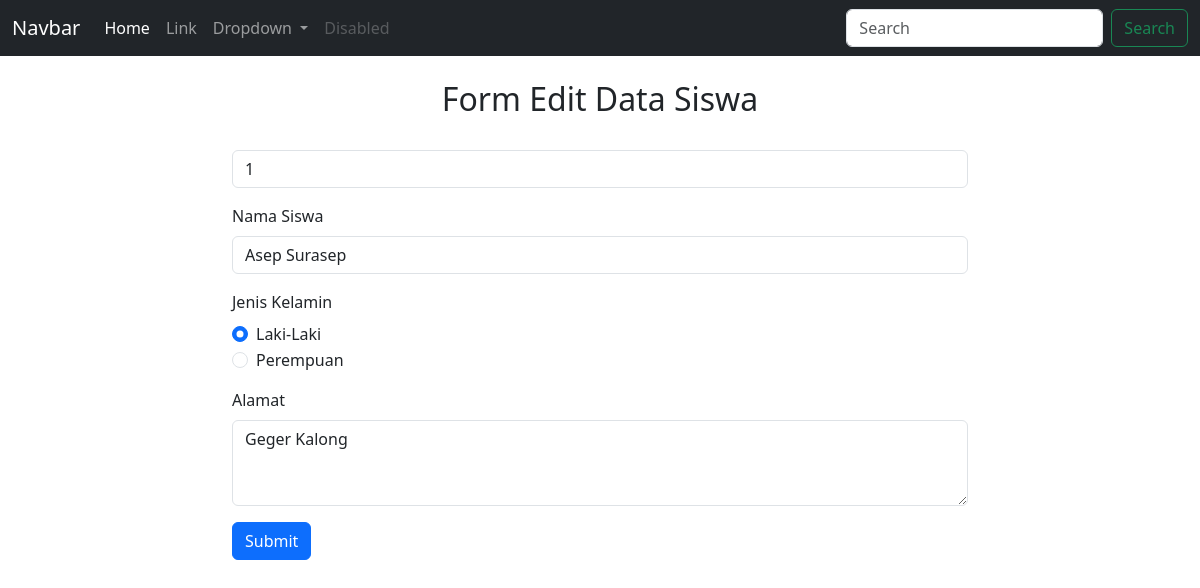
/views/form_edit.php?id_siswa=1&aksi=edit, run on the app's committed database.
### tables this page shows
CREATE TABLE `siswa` (
  `id_siswa` int(11) NOT NULL,
  `nama_siswa` varchar(250) NOT NULL,
  `jk_siswa` varchar(10) NOT NULL,
  `alamat_siswa` varchar(250) NOT NULL
);

### controllers/c_koneksi.php (called while the page is built, shortened)
<?php
class database
{
	private $host = "localhost";
	private $uname = "root";
	private $pass = "";
	private $db = "coba_oop";
	function __construct()
	{
		$this->koneksi = mysqli_connect($this->host, $this->uname, $this->pass);
		mysqli_select_db($this->koneksi, $this->db);
		if ($this->koneksi) {
			return $this->koneksi;
		} else {
			echo "Koneksi database mysql dan php GAGAL !";
		}
	}
}

### models/m_siswa.php (called while the page is built, shortened)
<?php
include_once '../controllers/c_koneksi.php';
class siswa
{
	function tampil_data_id($id)
	{
		$conn = new database();
		$query = mysqli_query($conn->koneksi, "SELECT * FROM siswa WHERE id_siswa = $id");
		while ($row = mysqli_fetch_object($query)) {
			$hasil[] = $row;
		}
		return $hasil;
	}
}

### views/form_edit.php (the view, shortened to what this page needs)
<?php
include_once '../models/m_siswa.php';
$siswa = new siswa();
?>
<!DOCTYPE html>
<html lang="en">
<head>
    <link href="https://cdn.jsdelivr.net/npm/bootstrap@5.3.3/dist/css/bootstrap.min.css" rel="stylesheet">
</head>
<body>
    <nav class="navbar navbar-expand-lg navbar-dark bg-dark">
        <div class="container-fluid">
            <a class="navbar-brand" href="#">Navbar</a>
            <div class="collapse navbar-collapse" id="navbarSupportedContent">
                <ul class="navbar-nav me-auto mb-2 mb-lg-0">
                    <li class="nav-item">
                        <a class="nav-link active" aria-current="page" href="tampil_data.php">Home</a>
                    </li>
                    <li class="nav-item">
                        <a class="nav-link" href="#">Link</a>
                    </li>
                    <li class="nav-item dropdown">
                        <a class="nav-link dropdown-toggle" href="#" role="button" data-bs-toggle="dropdown" aria-expanded="false">
                            Dropdown
                        </a>
                    </li>
                    <li class="nav-item">
                        <a class="nav-link disabled" aria-disabled="true">Disabled</a>
                    </li>
                </ul>
                <form class="d-flex" role="search">
                    <input class="form-control me-2" type="search" placeholder="Search" aria-label="Search">
                    <button class="btn btn-outline-success" type="submit">Search</button>
                </form>
            </div>
        </div>
    </nav>
    <div class="container">
        <div class="row align-items-start">
            <div class="col-8">
                <br>
                <h2 class="text-center">Form Edit Data Siswa</h2>
                <br>
                <form action="../controllers/c_siswa.php?aksi=update" method="post" enctype="multipart/form-data">
                    <?php foreach ($siswa->tampil_data_id($_GET['id_siswa']) as $siswa) :  ?>
                        <div class="mb-3">
                            <input type="text" class="form-control" id="exampleFormControlInput1" name="id_siswa" value="<?= $siswa->id_siswa ?>">
                        </div>
                        <div class="mb-3">
                            <label for="" class="form-label">Nama Siswa</label>
                            <input type="text" class="form-control" id="exampleFormControlInput1" placeholder="Nama Siswa" name="nama_siswa" value="<?= $siswa->nama_siswa ?>">
                        </div>
                        <div class="mb-3">
                            <label for="" class="form-label">Jenis Kelamin</label>
                            <div class="form-check">
                                <input class="form-check-input" type="radio" name="jk_siswa" id="flexRadioDefault1" value="laki-laki" <?= ($siswa->jk_siswa == 'laki-laki') ? 'checked' : '' ?>>
                                <label class="form-check-label" for="flexRadioDefault1">
                                    Laki-Laki
                                </label>
                            </div>
                            <div class="form-check">
                                <input class="form-check-input" type="radio" name="jk_siswa" id="flexRadioDefault2" value="perempuan" <?= ($siswa->jk_siswa == 'perempuan') ? 'checked' : '' ?>>
                                <label class="form-check-label" for="flexRadioDefault2">
                                    Perempuan
                                </label>
                            </div>
                        </div>
                        <div class="mb-3">
                            <label for="exampleFormControlTextarea1" class="form-label">Alamat</label>
                            <textarea class="form-control" id="exampleFormControlTextarea1" rows="3" name="alamat_siswa"><?= $siswa->alamat_siswa ?></textarea>
                        </div>
                    <?php endforeach ?>
                    <div class="col-12">
                        <button class="btn btn-primary" name="update" type="submit">Submit</button>
                    </div>
                </form>
            </div>
        </div>
    </div>
</body>
</html>

### data on the page
siswa: id_siswa "1", nama_siswa "Asep Surasep", jk_siswa "☑ Laki-Laki", jk_siswa "☐ Perempuan", alamat_siswa "Geger Kalong"
